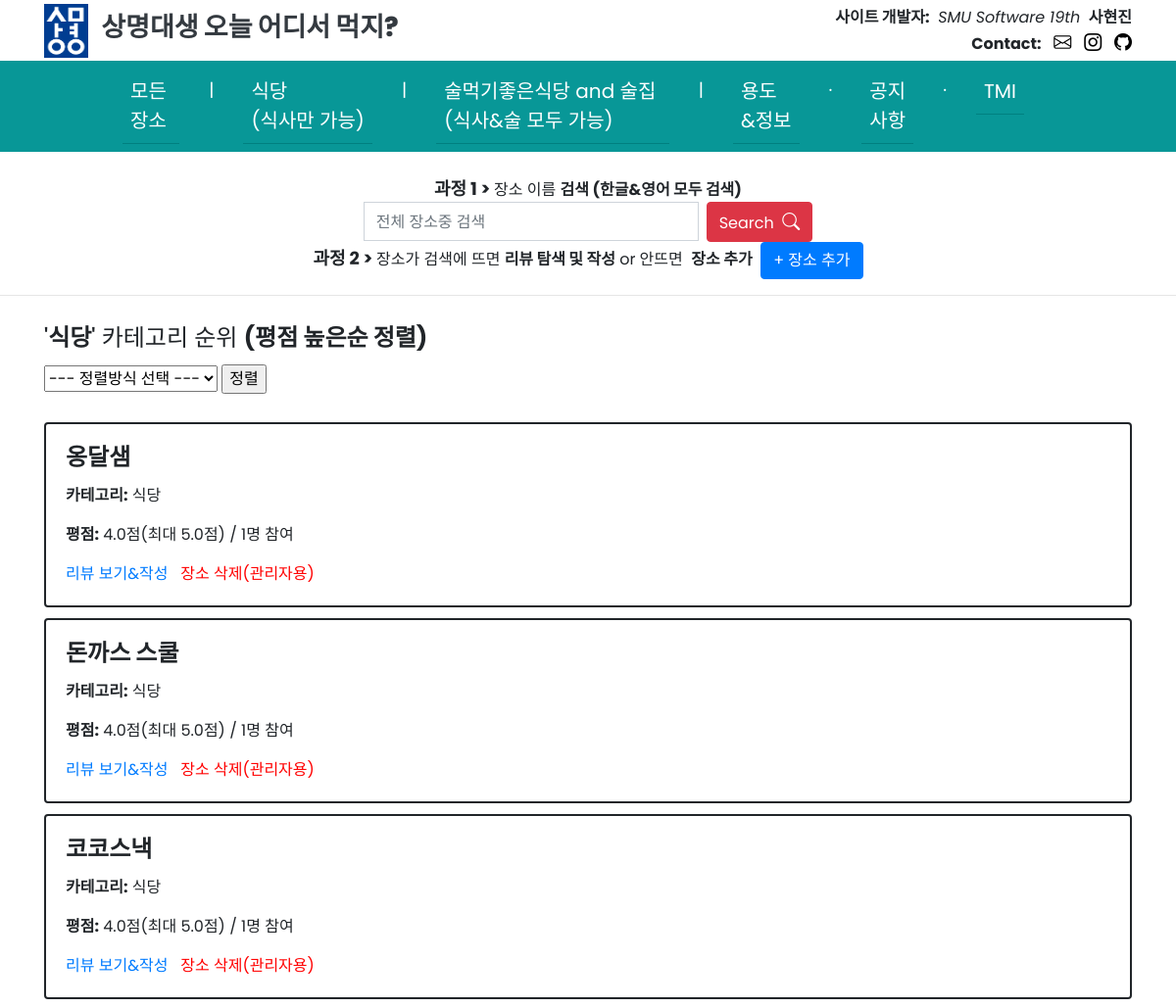
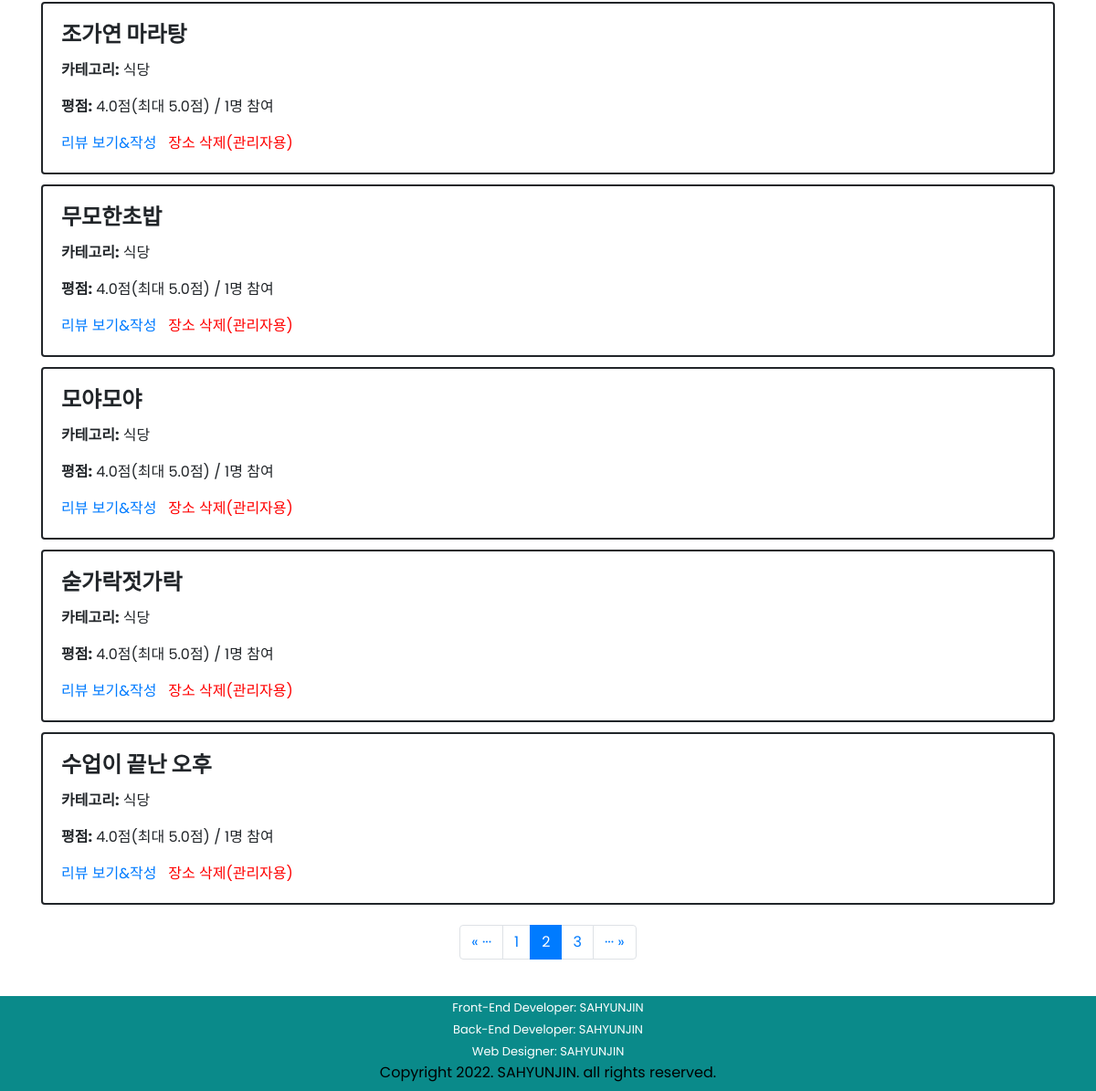
Screenshot of /SMUeat/place/restaurant/list/highpoint/?page=2 with the database file from the repository (2 pictures, top to bottom).
### SMUeat/models.py (models this page shows)
class Place(models.Model):
    name = models.CharField(max_length=30)
    PLACE_CATEGORY_CHOICES = (
    ('식당', '식당'),
    ('술먹기좋은식당 and 술집', '술먹기좋은식당 and 술집'),
    )
    category = models.CharField(max_length=40, choices=PLACE_CATEGORY_CHOICES)
    created_at = models.DateTimeField(auto_now_add=True)
    updated_at = models.DateTimeField(auto_now=True)

### SMUeat/views.py (the view, shortened to what this page needs)
# urls.py: path('place/<str:category_link>/list/<str:sorting_name>/', views.place_sorting, name='place-sorting'),
def place_sorting(request, category_link, sorting_name):
    if category_link=='all':
        if(sorting_name == "highpoint"):
            places = Place.objects.all().annotate(review_count=Count('review')).annotate(average_point=Avg('review__point')).order_by('-average_point', '-review_count', '-created_at')  # 평점높은순
            paginator = Paginator(places, 8)
            page = request.GET.get('page')
            page_places = paginator.get_page(page)
            context = {
                'places':page_places,
                'sort': '평점 높은순 정렬',
                'category_link': category_link
            }
        elif(sorting_name == "lowpoint"):
            places = Place.objects.all().annotate(review_count=Count('review')).annotate(average_point=Avg('review__point')).order_by('average_point', '-review_count',  '-created_at')  # 평점낮은순
            paginator = Paginator(places, 8)
            page = request.GET.get('page')
            page_places = paginator.get_page(page)
            context = {
                'places':page_places,
                'sort': '평점 낮은순 정렬',
                'category_link': category_link
            }
        elif (sorting_name == "manyreviewer"):
            places = Place.objects.all().annotate(review_count=Count('review')).annotate(average_point=Avg('review__point')).order_by('-review_count', '-created_at')  # 리뷰자수내림차순
            paginator = Paginator(places, 8)
            page = request.GET.get('page')
            page_places = paginator.get_page(page)
            context = {
                'places':page_places,
                'sort': '리뷰수 내림차순 정렬',
                'category_link': category_link
            }
        return render(request, 'SMUeat/place_list.html', context)
    elif category_link=='restaurant':
        if(sorting_name == "highpoint"):
            places = Place.objects.filter(category__exact='식당').annotate(review_count=Count('review')).annotate(average_point=Avg('review__point')).order_by('-average_point', '-review_count',  '-created_at')  # 평점높은순
            paginator = Paginator(places, 8)
            page = request.GET.get('page')
            page_places = paginator.get_page(page)
            context = {
                'places':page_places,
                'sort': '평점 높은순 정렬',
                'category_link': category_link
            }
        return render(request, 'SMUeat/place_list.html', context)

### SMUeat/templates/SMUeat/place_list.html (shortened to what this page needs)
{% extends 'SMUeat/base.html' %}
{% load static %}
{% block content %}
<div class="container">
    {% if 'all' in category_link %}
    <h4 style="display:inline">'<strong>모든 장소</strong>' 카테고리 순위 <strong><span class="space"><br></span>({{ sort }})</strong></h4>&nbsp;&nbsp;
    {% elif 'restaurant' in category_link %}
    <h4 style="display:inline">'<strong>식당</strong>' 카테고리 순위 <strong><span class="space"><br></span>({{ sort }})</strong></h4>&nbsp;&nbsp;
    {% elif 'alcohol' in category_link %}
    <h4 style="display:inline">'<strong>술먹기좋은식당 and 술집</strong>'&nbsp;<span class="space3"><br></span>카테고리 순위 <strong><span class="space"><br></span>({{ sort }})</strong></h4>&nbsp;&nbsp;
    {% endif %}
    <div style="line-height: 80%;"><br></div>
    <form>
        <select id = "sort_select" name = "sort" size="1">
            <option>--- 정렬방식 선택 ---</option>
        </select>
        <input type="button" value="정렬" onclick="sorting();">
    </form>
    <div style="line-height: 180%;"><br></div>
    {% for place in places %}
    <div class="row">
        <div class="col-sm-12">
            {% if places.number == 1 %}
                {% if forloop.counter is 1 or forloop.counter is 2 or forloop.counter is 3 %}
                    <div class="card border-warning" style="border:solid 3px">
                        <div class="card-body">
                            <h4 class="card-title" style="color:orange"><i class="bi bi-trophy-fill" style="font-size: 23px; color:rgb(255, 196, 0)"></i>&nbsp;{{forloop.counter}}위&nbsp;<i class="bi bi-trophy-fill" style="font-size: 23px; color:rgb(255, 196, 0)"></i></h4>
                {% else %}
                    <div class="card" style="border:solid 2px">
                        <div class="card-body">
                {% endif %}
            {% else %}
                <div class="card" style="border:solid 2px">
                    <div class="card-body">
            {% endif %}
                    <h4 class="card-title"><strong>{{ place.name }}</strong></h4>
                    <p class="card-text"><strong>카테고리:</strong> {{ place.category }}</p>
                    <p class="card-text"><strong>평점:</strong>  {{ place.average_point }}점(최대 5.0점)&nbsp;<span class="space2"><br></span>/&nbsp;{{ place.review_count }}명 참여</p>
                    <a href="{% url 'review-list' place_id=place.id %}" class="card-link">리뷰 보기&작성</a>&nbsp;&nbsp;
                    <a href="{% url 'place-delete' place_id=place.id %}" class="card-link" style="color:red;">장소 삭제(관리자용)</a>
                </div>
            </div>
        </div>
    </div>
    <div style="line-height: 70%;"><br></div>
    {% endfor %}
    <div style="line-height: 70%;"><br></div>
    <nav aria-label="show page">
        <ul class="pagination justify-content-center">
            {% if places.has_previous %}
            <li class="page-item">
                <span><a class="page-link" href="?page=1">&laquo; ···</a></span>
            {% else %}
            <li class="page-item disabled">
                <span class="page-link">&laquo;</span>
            {% endif %}
            </li>
            {% if places.number != 1 %}
            <li class="page-item">
                <a class="page-link" href="?page={{ places.previous_page_number }}">{{ places.previous_page_number }}</a>
            </li>
            {% endif %}
            <li class="page-item active" aria-current="page">
                <span class="page-link">{{ places.number }}</span>
            </li>
            {% if places.number !=  places.paginator.num_pages %}
            <li class="page-item">
                <a class="page-link" href="?page={{ places.next_page_number }}">{{ places.next_page_number }}</a>
            </li>
            {% endif %}
            {% if places.has_next %}
            <li class="page-item">
                <span><a class="page-link" href="?page={{ places.paginator.num_pages }}">··· &raquo;</a></span>
            {% else %}
            <li class="page-item disabled">
                <span class="page-link">&raquo;</span>
            {% endif %}
            </li>
        </ul>
    </nav>
</div>
{% endblock %}

### SMUeat/templates/SMUeat/base.html (style rules this page uses)
body { padding: 0; margin: 0; overflow-x: hidden; font-family: 'Poppins', sans-serif; }

### rows the page displays
Place: name "옹달샘", category "식당", average_point "4.0", review_count "1"
Place: name "돈까스 스쿨", category "식당", average_point "4.0", review_count "1"
Place: name "코코스낵", category "식당", average_point "4.0", review_count "1"
Place: name "조가연 마라탕", category "식당", average_point "4.0", review_count "1"
Place: name "무모한초밥", category "식당", average_point "4.0", review_count "1"
Place: name "모야모야", category "식당", average_point "4.0", review_count "1"
Place: name "숟가락젓가락", category "식당", average_point "4.0", review_count "1"
Place: name "수업이 끝난 오후", category "식당", average_point "4.0", review_count "1"

### other values shown
{{ sort }} "평점 높은순 정렬"
{{ places.previous_page_number }} "1"
{{ places.number }} "2"
{{ places.next_page_number }} "3"
